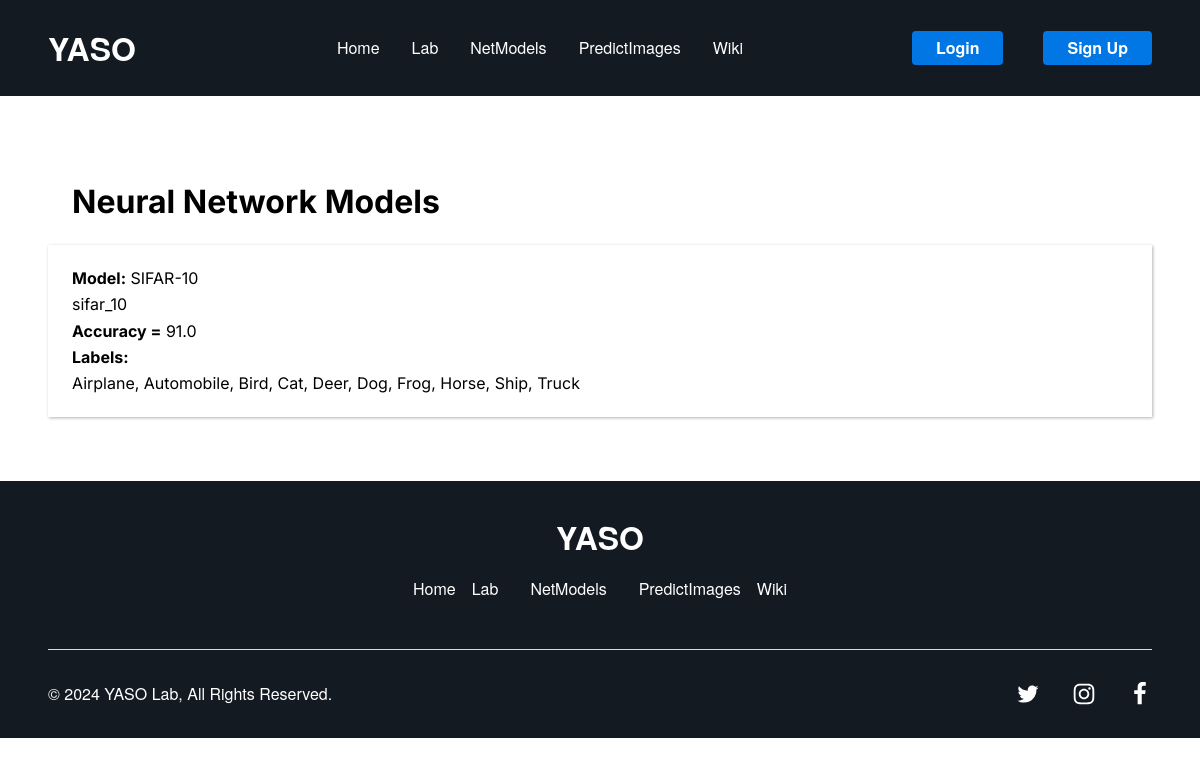
The page /netmodels/ on the database its author committed.
### impred/models.py (models this page shows, shortened)
class NetModels(models.Model):
    name = models.CharField(max_length=30, null=False, unique=True)     # Наименование модели
    description = models.CharField(max_length=150, null=False)          # Описание модели
    created = models.DateTimeField(auto_now_add=True)
    modelpath = models.FileField(upload_to='models/', null=False)       # Путь к файлу загруженной модели
    accuracy = models.FloatField(null=False)                            # Достигнутая точность модели
    categories = models.IntegerField(null=False)                        # Количество категорий предсказания модели

### impred/views.py (the view)
# urls.py: path('netmodels/', views.netmodels, name='netmodels'),
def netmodels(request):
    net_models = NetModels.objects.order_by('name').all()
    net_labels = []
    for nm in net_models:
        net_labels.append({"netmodel": nm, "labels": get_labels_str(nm.id)})
    return render(request, 'impred/netmodels.html', context={'netmodels': net_labels})

### impred/utils.py (called while the page is built)
def get_labels(netmodel_id):
    labs = Labels.objects.extra(where=[f'netmodel_id={netmodel_id}']).order_by('predict_id').all()
    alab = []
    for lab in list(labs):
        alab.append(lab.name)
    return alab

def get_labels_str(netmodel_id):
    alab = get_labels(netmodel_id)
    res = ", ".join(alab)
    return res

### impred/templates/impred/netmodels.html
{% extends "impred/base.html" %}
{% block content %}
<div class="home-hero">
            <div class="home-faq11">
                <div class="mb-12" style="display: flex;justify-content: space-between;">
                    <h1 style="padding: 0;">Neural Network Models</h1>
                </div>
                {% for netm in netmodels %}
                <div class="quote">
                    <p><span class="bold">Model:</span> {{netm.netmodel.name}}</p>
                    <p>{{netm.netmodel.description}}</p>
                    <p><span class="bold">Accuracy =</span> {{netm.netmodel.accuracy}}</p>
                    {% if netm.labels %}
                    <p class="bold">Labels:</p>
                    <p>{{netm.labels}}</p>
                    {% endif %}
                </div>
                {% endfor %}
            </div>
</div>
{% endblock content %}

### impred/static/impred/style.css (style rules this page uses)
:root { --dl-color-gray-500: #595959; --dl-color-gray-700: #999999; --dl-color-gray-900: #D9D9D9; --dl-size-size-large: 144px; --dl-size-size-small: 48px; --dl-color-danger-300: #A22020; --dl-color-danger-500: #BF2626; --dl-color-danger-700: #E14747; --dl-color-gray-black: #000000; --dl-color-gray-white: #FFFFFF; --dl-size-size-medium: 96px; --dl-size-size-xlarge: 192px; --dl-size-size-xsmall: 16px; --dl-space-space-unit: 16px; --dl-color-primary-100: #003EB3; --dl-color-primary-300: #0074F0; --dl-color-primary-500: #14A9FF; --dl-color-primary-700: #85DCFF; --dl-color-success-300: #199033; --dl-color-success-500: #32A94C; --dl-color-success-700: #4CC366; --dl-size-size-xxlarge: 288px; --dl-size-size-maxwidth: 1400px; --dl-radius-radius-round: 50%; --dl-color-custom-accent1: #2F3D50; --dl-space-space-halfunit: 8px; --dl-space-space-sixunits: 96px; --dl-space-space-twounits: 32px; --dl-color-custom-primary1: #0077E5; --dl-color-custom-primary2: #4DA9FF; --dl-radius-radius-radius2: 2px; --dl-radius-radius-radius4: 4px; --dl-radius-radius-radius8: 8px; --dl-space-space-fiveunits: 80px; --dl-space-space-fourunits: 64px; --dl-space-space-threeunits: 48px; --dl-color-custom-secondary1: #E5F0FF; --dl-color-custom-neutral-dark: #141A22; --dl-color-custom-neutral-light: #FFFFFF; --dl-space-space-oneandhalfunits: 24px; --div-border-color: #B3B3B3; }
.bold { font-weight: bold; }

### impred/static/impred/index2.css (style rules this page uses)
.home-hero { flex: 0 0 auto; width: 100%; height: auto; display: flex; margin-top: 96px; align-items: flex-start; justify-content: center; }
.home-faq11 { width: 100%; display: block; max-width: var(--dl-size-size-maxwidth); padding-top: var(--dl-space-space-fourunits); padding-left: var(--dl-space-space-threeunits); padding-right: var(--dl-space-space-threeunits); padding-bottom: var(--dl-space-space-fourunits); }
.mb-12 { padding: var(--dl-space-space-oneandhalfunits); }
.quote { gap: var(--dl-space-space-halfunit); display: flex; align-items: flex-start; flex-direction: column; padding: var(--dl-space-space-oneandhalfunits); box-shadow: 1px 1px 3px var(--div-border-color); }
@media (min-width: 1170px) { .quote { flex-wrap: nowrap; transition: all .3s ease-out; } }
@media (max-width: 1200px) { .home-hero { align-items: center; flex-direction: column; justify-content: flex-start; } }

### impred/templates/impred/base.html (style rules this page uses)
html { line-height: 1.15; }
body { margin: 0; }
* { box-sizing: border-box; border-width: 0; border-style: solid; }
p,li,ul,pre,div,h1,h2,h3,h4,h5,h6,figure,blockquote,figcaption { margin: 0; padding: 0; }
html { scroll-behavior: smooth }
html { font-family: Inter; font-size: 16px; }
body { font-weight: 400; font-style:normal; text-decoration: none; text-transform: none; letter-spacing: normal; line-height: 1.15; color: var(--dl-color-gray-black); background-color: var(--dl-color-gray-white); }

### rows shown on the page
NetModels: netmodel.name "SIFAR-10", netmodel.description "sifar_10", netmodel.accuracy "91.0", labels "Airplane, Automobile, Bird, Cat, Deer, Dog, Frog, Horse, Ship, Truck"
